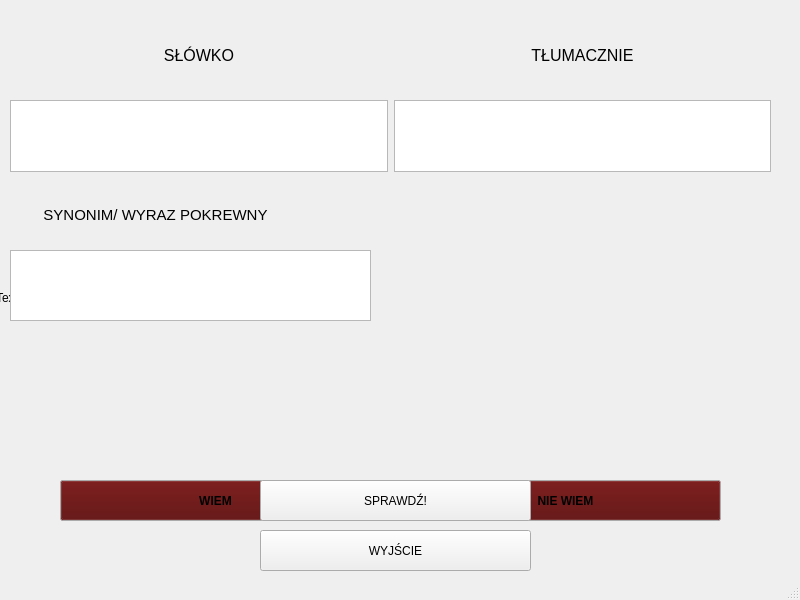
<?xml version="1.0" encoding="UTF-8"?>
<ui version="4.0">
 <class>MainWin</class>
 <widget class="QMainWindow" name="MainWin">
  <property name="geometry">
   <rect>
    <x>0</x>
    <y>0</y>
    <width>800</width>
    <height>600</height>
   </rect>
  </property>
  <property name="windowTitle">
   <string>UCZYMY !</string>
  </property>
  <widget class="QWidget" name="centralwidget">
   <widget class="QWidget" name="horizontalLayoutWidget">
    <property name="geometry">
     <rect>
      <x>10</x>
      <y>30</y>
      <width>761</width>
      <height>51</height>
     </rect>
    </property>
    <layout class="QHBoxLayout" name="horizontalLayout">
     <item>
      <widget class="QLabel" name="label_2">
       <property name="text">
        <string>&lt;html&gt;&lt;head/&gt;&lt;body&gt;&lt;p align=&quot;center&quot;&gt;&lt;span style=&quot; font-size:12pt;&quot;&gt;SŁÓWKO&lt;/span&gt;&lt;/p&gt;&lt;/body&gt;&lt;/html&gt;</string>
       </property>
      </widget>
     </item>
     <item>
      <widget class="QLabel" name="label">
       <property name="text">
        <string>&lt;html&gt;&lt;head/&gt;&lt;body&gt;&lt;p align=&quot;center&quot;&gt;&lt;span style=&quot; font-size:12pt;&quot;&gt;TŁUMACZNIE&lt;/span&gt;&lt;/p&gt;&lt;/body&gt;&lt;/html&gt;</string>
       </property>
      </widget>
     </item>
    </layout>
   </widget>
   <widget class="QWidget" name="horizontalLayoutWidget_2">
    <property name="geometry">
     <rect>
      <x>10</x>
      <y>100</y>
      <width>761</width>
      <height>72</height>
     </rect>
    </property>
    <layout class="QHBoxLayout" name="horizontalLayout_2">
     <item>
      <widget class="QTextBrowser" name="native_word_view"/>
     </item>
     <item>
      <widget class="QTextBrowser" name="foreign_word_view"/>
     </item>
    </layout>
   </widget>
   <widget class="QWidget" name="horizontalLayoutWidget_5">
    <property name="geometry">
     <rect>
      <x>10</x>
      <y>190</y>
      <width>291</width>
      <height>51</height>
     </rect>
    </property>
    <layout class="QHBoxLayout" name="horizontalLayout_5">
     <item>
      <widget class="QLabel" name="label_3">
       <property name="text">
        <string>&lt;html&gt;&lt;head/&gt;&lt;body&gt;&lt;p align=&quot;center&quot;&gt;&lt;span style=&quot; font-size:11pt;&quot;&gt;SYNONIM/ WYRAZ POKREWNY&lt;/span&gt;&lt;/p&gt;&lt;/body&gt;&lt;/html&gt;</string>
       </property>
      </widget>
     </item>
    </layout>
   </widget>
   <widget class="QTextBrowser" name="descript_view">
    <property name="geometry">
     <rect>
      <x>10</x>
      <y>250</y>
      <width>361</width>
      <height>71</height>
     </rect>
    </property>
   </widget>
   <widget class="QLabel" name="image_view">
    <property name="geometry">
     <rect>
      <x>396</x>
      <y>192</y>
      <width>371</width>
      <height>241</height>
     </rect>
    </property>
    <property name="text">
     <string/>
    </property>
   </widget>
   <widget class="QPushButton" name="exit_button">
    <property name="geometry">
     <rect>
      <x>260</x>
      <y>530</y>
      <width>271</width>
      <height>41</height>
     </rect>
    </property>
    <property name="text">
     <string>WYJŚCIE</string>
    </property>
   </widget>
   <widget class="QPushButton" name="check_button">
    <property name="geometry">
     <rect>
      <x>260</x>
      <y>480</y>
      <width>271</width>
      <height>41</height>
     </rect>
    </property>
    <property name="text">
     <string>SPRAWDŹ!</string>
    </property>
   </widget>
   <widget class="QPushButton" name="dont_know_button">
    <property name="geometry">
     <rect>
      <x>410</x>
      <y>480</y>
      <width>311</width>
      <height>41</height>
     </rect>
    </property>
    <property name="palette">
     <palette>
      <active>
       <colorrole role="WindowText">
        <brush brushstyle="SolidPattern">
         <color alpha="255">
          <red>0</red>
          <green>0</green>
          <blue>0</blue>
         </color>
        </brush>
       </colorrole>
       <colorrole role="Button">
        <brush brushstyle="SolidPattern">
         <color alpha="255">
          <red>85</red>
          <green>0</green>
          <blue>0</blue>
         </color>
        </brush>
       </colorrole>
       <colorrole role="Light">
        <brush brushstyle="SolidPattern">
         <color alpha="255">
          <red>170</red>
          <green>0</green>
          <blue>0</blue>
         </color>
        </brush>
       </colorrole>
       <colorrole role="Text">
        <brush brushstyle="SolidPattern">
         <color alpha="255">
          <red>0</red>
          <green>0</green>
          <blue>0</blue>
         </color>
        </brush>
       </colorrole>
      </active>
      <inactive>
       <colorrole role="WindowText">
        <brush brushstyle="SolidPattern">
         <color alpha="255">
          <red>0</red>
          <green>0</green>
          <blue>0</blue>
         </color>
        </brush>
       </colorrole>
       <colorrole role="Button">
        <brush brushstyle="SolidPattern">
         <color alpha="255">
          <red>85</red>
          <green>0</green>
          <blue>0</blue>
         </color>
        </brush>
       </colorrole>
       <colorrole role="Light">
        <brush brushstyle="SolidPattern">
         <color alpha="255">
          <red>170</red>
          <green>0</green>
          <blue>0</blue>
         </color>
        </brush>
       </colorrole>
       <colorrole role="Text">
        <brush brushstyle="SolidPattern">
         <color alpha="255">
          <red>0</red>
          <green>0</green>
          <blue>0</blue>
         </color>
        </brush>
       </colorrole>
      </inactive>
      <disabled>
       <colorrole role="WindowText">
        <brush brushstyle="SolidPattern">
         <color alpha="96">
          <red>164</red>
          <green>166</green>
          <blue>168</blue>
         </color>
        </brush>
       </colorrole>
       <colorrole role="Button">
        <brush brushstyle="SolidPattern">
         <color alpha="255">
          <red>85</red>
          <green>0</green>
          <blue>0</blue>
         </color>
        </brush>
       </colorrole>
       <colorrole role="Light">
        <brush brushstyle="SolidPattern">
         <color alpha="255">
          <red>170</red>
          <green>0</green>
          <blue>0</blue>
         </color>
        </brush>
       </colorrole>
       <colorrole role="Text">
        <brush brushstyle="SolidPattern">
         <color alpha="96">
          <red>164</red>
          <green>166</green>
          <blue>168</blue>
         </color>
        </brush>
       </colorrole>
      </disabled>
     </palette>
    </property>
    <property name="font">
     <font>
      <weight>75</weight>
      <bold>true</bold>
     </font>
    </property>
    <property name="focusPolicy">
     <enum>Qt::NoFocus</enum>
    </property>
    <property name="text">
     <string>NIE WIEM</string>
    </property>
   </widget>
   <widget class="QPushButton" name="know_button">
    <property name="geometry">
     <rect>
      <x>60</x>
      <y>480</y>
      <width>311</width>
      <height>41</height>
     </rect>
    </property>
    <property name="palette">
     <palette>
      <active>
       <colorrole role="WindowText">
        <brush brushstyle="SolidPattern">
         <color alpha="255">
          <red>0</red>
          <green>0</green>
          <blue>0</blue>
         </color>
        </brush>
       </colorrole>
       <colorrole role="Button">
        <brush brushstyle="SolidPattern">
         <color alpha="255">
          <red>85</red>
          <green>0</green>
          <blue>0</blue>
         </color>
        </brush>
       </colorrole>
       <colorrole role="Light">
        <brush brushstyle="SolidPattern">
         <color alpha="255">
          <red>170</red>
          <green>0</green>
          <blue>0</blue>
         </color>
        </brush>
       </colorrole>
       <colorrole role="Text">
        <brush brushstyle="SolidPattern">
         <color alpha="255">
          <red>0</red>
          <green>0</green>
          <blue>0</blue>
         </color>
        </brush>
       </colorrole>
      </active>
      <inactive>
       <colorrole role="WindowText">
        <brush brushstyle="SolidPattern">
         <color alpha="255">
          <red>0</red>
          <green>0</green>
          <blue>0</blue>
         </color>
        </brush>
       </colorrole>
       <colorrole role="Button">
        <brush brushstyle="SolidPattern">
         <color alpha="255">
          <red>85</red>
          <green>0</green>
          <blue>0</blue>
         </color>
        </brush>
       </colorrole>
       <colorrole role="Light">
        <brush brushstyle="SolidPattern">
         <color alpha="255">
          <red>170</red>
          <green>0</green>
          <blue>0</blue>
         </color>
        </brush>
       </colorrole>
       <colorrole role="Text">
        <brush brushstyle="SolidPattern">
         <color alpha="255">
          <red>0</red>
          <green>0</green>
          <blue>0</blue>
         </color>
        </brush>
       </colorrole>
      </inactive>
      <disabled>
       <colorrole role="WindowText">
        <brush brushstyle="SolidPattern">
         <color alpha="96">
          <red>164</red>
          <green>166</green>
          <blue>168</blue>
         </color>
        </brush>
       </colorrole>
       <colorrole role="Button">
        <brush brushstyle="SolidPattern">
         <color alpha="255">
          <red>85</red>
          <green>0</green>
          <blue>0</blue>
         </color>
        </brush>
       </colorrole>
       <colorrole role="Light">
        <brush brushstyle="SolidPattern">
         <color alpha="255">
          <red>170</red>
          <green>0</green>
          <blue>0</blue>
         </color>
        </brush>
       </colorrole>
       <colorrole role="Text">
        <brush brushstyle="SolidPattern">
         <color alpha="96">
          <red>164</red>
          <green>166</green>
          <blue>168</blue>
         </color>
        </brush>
       </colorrole>
      </disabled>
     </palette>
    </property>
    <property name="font">
     <font>
      <weight>75</weight>
      <bold>true</bold>
     </font>
    </property>
    <property name="focusPolicy">
     <enum>Qt::NoFocus</enum>
    </property>
    <property name="text">
     <string>WIEM</string>
    </property>
   </widget>
   <widget class="QLabel" name="image_label">
    <property name="geometry">
     <rect>
      <x>-4</x>
      <y>-8</y>
      <width>811</width>
      <height>611</height>
     </rect>
    </property>
    <property name="text">
     <string>TextLabel</string>
    </property>
   </widget>
   <zorder>image_label</zorder>
   <zorder>horizontalLayoutWidget</zorder>
   <zorder>horizontalLayoutWidget_2</zorder>
   <zorder>horizontalLayoutWidget_5</zorder>
   <zorder>descript_view</zorder>
   <zorder>image_view</zorder>
   <zorder>exit_button</zorder>
   <zorder>dont_know_button</zorder>
   <zorder>know_button</zorder>
   <zorder>check_button</zorder>
  </widget>
  <widget class="QStatusBar" name="statusbar"/>
 </widget>
 <resources/>
 <connections/>
</ui>
